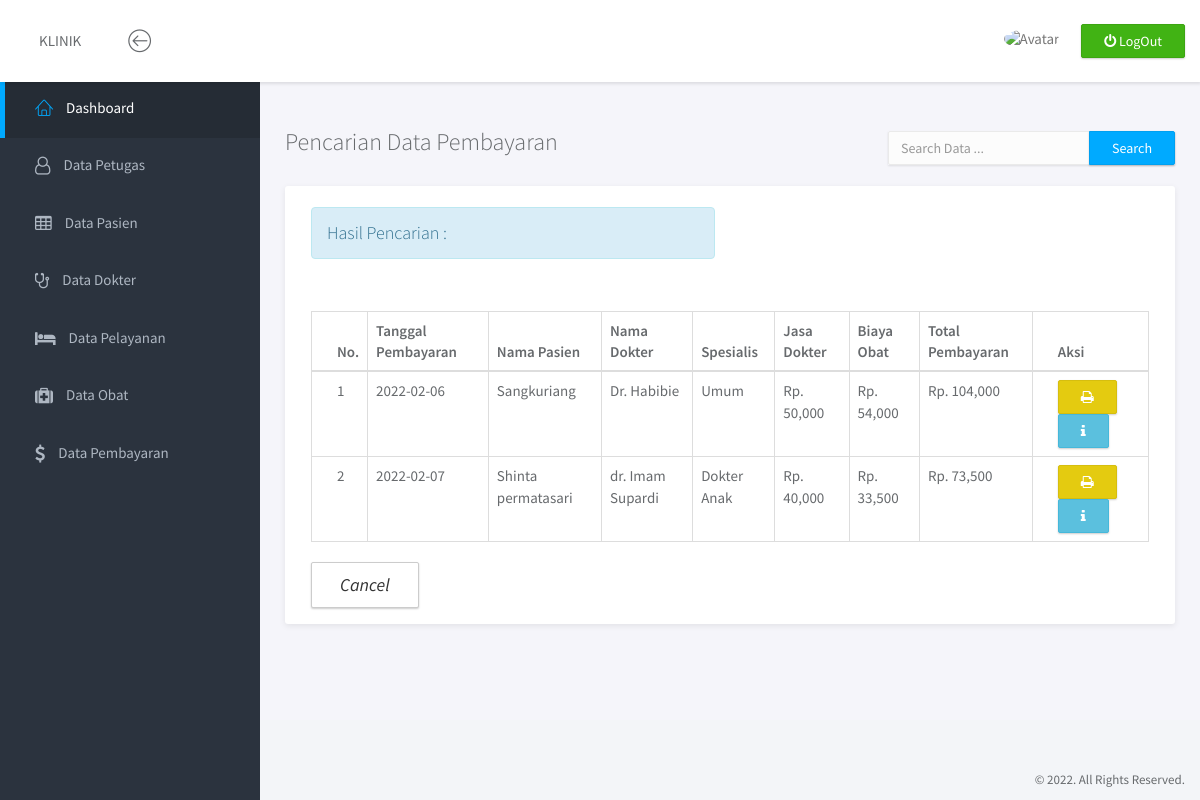
The app's page /admin/search-pembayaran.php with its own data.
### tables this page shows
CREATE TABLE `bayar` (
  `id_bayar` int(11) NOT NULL,
  `id_pasien` int(11) NOT NULL,
  `id_dokter` int(11) NOT NULL,
  `tanggal_bayar` date NOT NULL,
  `tarif` varchar(20) NOT NULL,
  `biaya_resep` varchar(30) NOT NULL,
  `keluhan` text NOT NULL,
  `diagnosa` text NOT NULL,
  `resep` text NOT NULL,
  `total_bayar` varchar(50) NOT NULL
);

CREATE TABLE `pasien` (
  `id_pasien` int(11) NOT NULL,
  `nama_pasien` varchar(50) NOT NULL,
  `lahir_pasien` date NOT NULL,
  `keluarga_pasien` varchar(50) NOT NULL,
  `alamat_pasien` text NOT NULL,
  `jk_pasien` enum('L','P') NOT NULL,
  `telepon_pasien` varchar(15) NOT NULL
);

CREATE TABLE `dokter` (
  `id_dokter` int(11) NOT NULL,
  `nama_dokter` varchar(50) NOT NULL,
  `lahir_dokter` date NOT NULL,
  `alamat` text NOT NULL,
  `telepon` varchar(20) NOT NULL,
  `tarif` varchar(20) NOT NULL,
  `spesialis` varchar(50) NOT NULL,
  `keterangan` text NOT NULL
);

### admin/search-pembayaran.php (the view, shortened to what this page needs)
<?php
	include 'koneksi.php';
	$keyword = $_POST["keyword"];
	$semuadata=array();
	$ambil = $koneksi->query
				("SELECT * FROM bayar
					INNER JOIN pasien ON bayar.id_pasien=pasien.id_pasien
					INNER JOIN dokter ON bayar.id_dokter=dokter.id_dokter
					WHERE nama_pasien LIKE '%$keyword%'
					OR tanggal_bayar LIKE '%$keyword%'
					OR nama_dokter LIKE '%$keyword%'
					OR spesialis LIKE '%$keyword%'");
	while ($pecah=$ambil->fetch_assoc())
	{
		$semuadata[] = $pecah;
	}
?>
<!DOCTYPE html>
<html>
<head>
	<link rel="stylesheet" href="assets/vendor/bootstrap/css/bootstrap.min.css">
	<link rel="stylesheet" href="assets/vendor/font-awesome/css/font-awesome.min.css">
	<link rel="stylesheet" href="assets/vendor/linearicons/style.css">
	<link rel="stylesheet" href="assets/css/main.css">
	<link rel="stylesheet" href="assets/css/demo.css">
</head>
<body>
	<div id="wrapper">
		<nav class="navbar navbar-default navbar-fixed-top">
			<div class="brand">
				KLINIK
			</div>
			<div class="container-fluid">
				<div class="navbar-btn">
					<button type="button" class="btn-toggle-fullwidth"><i class="lnr lnr-arrow-left-circle"></i></button>
				</div>
				<div class="navbar-btn navbar-btn-right">
					<a class="btn btn-success update-pro" href="logout.php" title="LOGOUT"><i class="fa fa-power-off"></i> <span> LogOut</span></a>
				</div>
				<div id="navbar-menu">
					<ul class="nav navbar-nav navbar-right">
						<li class="dropdown">
							<a href="#" class="dropdown-toggle" data-toggle="dropdown"><img src="assets/img/kepsek.png" class="img-circle" alt="Avatar"> <span><?php print_r($_SESSION['user']) ?></span></a>
						</li>
					</ul>
				</div>
			</div>
		</nav>
		<div id="sidebar-nav" class="sidebar">
			<div class="sidebar-scroll">
				<nav>
					<ul class="nav">
						<li><a href="dashboard.php" class="active"><i class="lnr lnr-home"></i> <span>Dashboard</span></a></li>
						<li><a href="data-petugas.php" class=""><i class="fa fa-user-o"></i> <span>Data Petugas</span></a></li>
						<li><a href="data-pasien.php" class=""><i class="fa fa-table"></i> <span>Data Pasien</span></a></li>
						<li><a href="data-dokter.php" class=""><i class="fa fa-stethoscope"></i> <span>Data Dokter</span></a></li>
						<li><a href="data-pelayanan.php" class=""><i class="fa fa-bed"></i> <span>Data Pelayanan</span></a></li>
						<li><a href="data-obat.php" class=""><i class="fa fa-medkit"></i> <span>Data Obat</span></a></li>
						<li><a href="data-biaya.php" class=""><i class="fa fa-usd"></i> <span>Data Pembayaran</span></a></li>
					</ul>
				</nav>
			</div>
		</div>
		<div class="main">
			<div class="main-content">
				<div class="container-fluid">
					<form class="navbar-form navbar-right" action="search-pembayaran.php" method="POST">
						<div class="input-group">
							<input type="text" name="keyword" value="" class="form-control" placeholder="Search Data ..." autocomplete="off" autofocus>
							<span class="input-group-btn">
								<button type="submit" class="btn btn-primary" name="cari">Search</button>
							</span>
						</div>
					</form>
						<br>
					<h3 class="page-title">Pencarian Data Pembayaran</h3>
							<div class="panel">
								<div class="panel-heading">
									<div class="row">
										<div class="col-md-6">
											<h6 class="panel-title">
												<div class="alert alert-info">Hasil Pencarian : <?php echo $keyword;?>
												</div>
											</h6>
										</div>
										<div class="col-md-12">
										</div>
									</div>
								</div>
								<div class="panel-body">
									<table class="table table-bordered">
										<thead>
											<tr>
												<th>No.</th>
												<th>Tanggal Pembayaran</th>
												<th>Nama Pasien</th>
												<th>Nama Dokter</th>
												<th>Spesialis</th>
												<th>Jasa Dokter</th>
												<th>Biaya Obat</th>
												<th>Total Pembayaran</th>
												<th>Aksi</th>
											</tr>
										</thead>
										<tbody>
											<?php $no=1;?>
											<?php foreach ($semuadata as $key => $value): ?>
											<tr>
												<td><?php echo $no; ?></td>
												<td><?php echo $value["tanggal_bayar"]; ?></td>
												<td><?php echo $value["nama_pasien"]; ?></td>
												<td><?php echo $value["nama_dokter"]; ?></td>
												<td><?php echo $value["spesialis"]; ?></td>
												<td>Rp. <?php echo number_format($value["tarif"]); ?></td>
												<td>Rp. <?php echo number_format($value["biaya_resep"]); ?></td>
												<td>Rp. <?php echo number_format($value["total_bayar"]); ?></td>
												<td>
													<a href="print-pembayaran.php?id=<?php echo $value['id_bayar']; ?>" class="btn btn-warning"><i class="fa fa-print"></i> </a>
													<a href="detail-pembayaran.php?id=<?php echo $value['id_bayar']; ?>" class="btn btn-info"><i class="fa fa-info"></i></a>
												</td>
											</tr>
											<?php $no++;  ?>
											<?php endforeach ?>
										</tbody>
									</table>
									<a href="data-biaya.php" class="btn btn-default btn-lg"><i class="">Cancel</i></a>
								</div>
							</div>
					</div>
			</div>
		</div>
		<footer>
			<div class="container-fluid">
				<p class="copyright">&copy; 2022. All Rights Reserved.</p>
			</div>
		</footer>
	</div>
</body>
</html>

### records on screen
bayar: tanggal_bayar "2022-02-06", id_pasien.nama_pasien "Sangkuriang", id_dokter.nama_dokter "Dr. Habibie", id_dokter.spesialis "Umum", id_dokter.tarif "50,000", biaya_resep "54,000", total_bayar "104,000"
bayar: tanggal_bayar "2022-02-07", id_pasien.nama_pasien "Shinta permatasari", id_dokter.nama_dokter "dr. Imam Supardi", id_dokter.spesialis "Dokter Anak", id_dokter.tarif "40,000", biaya_resep "33,500", total_bayar "73,500"
